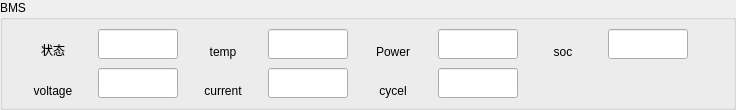
            <widget class="QGroupBox" name="groupBox_bms">
             <property name="minimumSize">
              <size>
               <width>300</width>
               <height>110</height>
              </size>
             </property>
             <property name="maximumSize">
              <size>
               <width>5200</width>
               <height>110</height>
              </size>
             </property>
             <property name="title">
              <string>BMS</string>
             </property>
             <layout class="QGridLayout" name="gridLayout_13">
              <property name="leftMargin">
               <number>5</number>
              </property>
              <property name="topMargin">
               <number>0</number>
              </property>
              <property name="rightMargin">
               <number>5</number>
              </property>
              <property name="bottomMargin">
               <number>0</number>
              </property>
              <property name="spacing">
               <number>0</number>
              </property>
              <item row="3" column="3">
               <widget class="QLineEdit" name="lineEdit_battery_current">
                <property name="minimumSize">
                 <size>
                  <width>80</width>
                  <height>30</height>
                 </size>
                </property>
                <property name="maximumSize">
                 <size>
                  <width>80</width>
                  <height>30</height>
                 </size>
                </property>
                <property name="text">
                 <string/>
                </property>
                <property name="alignment">
                 <set>Qt::AlignLeading|Qt::AlignLeft|Qt::AlignVCenter</set>
                </property>
               </widget>
              </item>
              <item row="1" column="3">
               <widget class="QLineEdit" name="lineEdit_battery_temp">
                <property name="minimumSize">
                 <size>
                  <width>80</width>
                  <height>30</height>
                 </size>
                </property>
                <property name="maximumSize">
                 <size>
                  <width>80</width>
                  <height>30</height>
                 </size>
                </property>
                <property name="text">
                 <string/>
                </property>
                <property name="alignment">
                 <set>Qt::AlignLeading|Qt::AlignLeft|Qt::AlignVCenter</set>
                </property>
               </widget>
              </item>
              <item row="1" column="5">
               <widget class="QLineEdit" name="lineEdit_battery_power">
                <property name="minimumSize">
                 <size>
                  <width>80</width>
                  <height>30</height>
                 </size>
                </property>
                <property name="maximumSize">
                 <size>
                  <width>80</width>
                  <height>30</height>
                 </size>
                </property>
                <property name="text">
                 <string/>
                </property>
                <property name="alignment">
                 <set>Qt::AlignLeading|Qt::AlignLeft|Qt::AlignVCenter</set>
                </property>
               </widget>
              </item>
              <item row="1" column="13">
               <widget class="QLabel" name="label_79">
                <property name="minimumSize">
                 <size>
                  <width>90</width>
                  <height>30</height>
                 </size>
                </property>
                <property name="maximumSize">
                 <size>
                  <width>90</width>
                  <height>30</height>
                 </size>
                </property>
                <property name="text">
                 <string>soc</string>
                </property>
                <property name="alignment">
                 <set>Qt::AlignBottom|Qt::AlignHCenter</set>
                </property>
               </widget>
              </item>
              <item row="1" column="1">
               <widget class="QLineEdit" name="lineEdit_battery_state">
                <property name="minimumSize">
                 <size>
                  <width>80</width>
                  <height>30</height>
                 </size>
                </property>
                <property name="maximumSize">
                 <size>
                  <width>80</width>
                  <height>30</height>
                 </size>
                </property>
                <property name="text">
                 <string/>
                </property>
                <property name="alignment">
                 <set>Qt::AlignLeading|Qt::AlignLeft|Qt::AlignVCenter</set>
                </property>
               </widget>
              </item>
              <item row="1" column="0">
               <widget class="QLabel" name="label_73">
                <property name="minimumSize">
                 <size>
                  <width>90</width>
                  <height>30</height>
                 </size>
                </property>
                <property name="maximumSize">
                 <size>
                  <width>90</width>
                  <height>30</height>
                 </size>
                </property>
                <property name="text">
                 <string>状态</string>
                </property>
                <property name="alignment">
                 <set>Qt::AlignBottom|Qt::AlignHCenter</set>
                </property>
               </widget>
              </item>
              <item row="3" column="0">
               <widget class="QLabel" name="label_70">
                <property name="minimumSize">
                 <size>
                  <width>90</width>
                  <height>30</height>
                 </size>
                </property>
                <property name="maximumSize">
                 <size>
                  <width>90</width>
                  <height>30</height>
                 </size>
                </property>
                <property name="text">
                 <string>voltage</string>
                </property>
                <property name="alignment">
                 <set>Qt::AlignBottom|Qt::AlignHCenter</set>
                </property>
               </widget>
              </item>
              <item row="3" column="4">
               <widget class="QLabel" name="label_78">
                <property name="minimumSize">
                 <size>
                  <width>90</width>
                  <height>30</height>
                 </size>
                </property>
                <property name="maximumSize">
                 <size>
                  <width>90</width>
                  <height>30</height>
                 </size>
                </property>
                <property name="text">
                 <string>cycel</string>
                </property>
                <property name="alignment">
                 <set>Qt::AlignBottom|Qt::AlignHCenter</set>
                </property>
               </widget>
              </item>
              <item row="1" column="15">
               <spacer name="horizontalSpacer_3">
                <property name="orientation">
                 <enum>Qt::Horizontal</enum>
                </property>
                <property name="sizeHint" stdset="0">
                 <size>
                  <width>40</width>
                  <height>20</height>
                 </size>
                </property>
               </spacer>
              </item>
              <item row="1" column="2">
               <widget class="QLabel" name="label_80">
                <property name="minimumSize">
                 <size>
                  <width>90</width>
                  <height>30</height>
                 </size>
                </property>
                <property name="maximumSize">
                 <size>
                  <width>90</width>
                  <height>30</height>
                 </size>
                </property>
                <property name="text">
                 <string>temp</string>
                </property>
                <property name="alignment">
                 <set>Qt::AlignBottom|Qt::AlignHCenter</set>
                </property>
               </widget>
              </item>
              <item row="3" column="5">
               <widget class="QLineEdit" name="lineEdit_battery_cycel">
                <property name="minimumSize">
                 <size>
                  <width>80</width>
                  <height>30</height>
                 </size>
                </property>
                <property name="maximumSize">
                 <size>
                  <width>80</width>
                  <height>30</height>
                 </size>
                </property>
                <property name="text">
                 <string/>
                </property>
                <property name="alignment">
                 <set>Qt::AlignLeading|Qt::AlignLeft|Qt::AlignVCenter</set>
                </property>
               </widget>
              </item>
              <item row="3" column="2">
               <widget class="QLabel" name="label_77">
                <property name="minimumSize">
                 <size>
                  <width>90</width>
                  <height>30</height>
                 </size>
                </property>
                <property name="maximumSize">
                 <size>
                  <width>90</width>
                  <height>30</height>
                 </size>
                </property>
                <property name="text">
                 <string>current</string>
                </property>
                <property name="alignment">
                 <set>Qt::AlignBottom|Qt::AlignHCenter</set>
                </property>
               </widget>
              </item>
              <item row="3" column="1">
               <widget class="QLineEdit" name="lineEdit_battery_vol">
                <property name="minimumSize">
                 <size>
                  <width>80</width>
                  <height>30</height>
                 </size>
                </property>
                <property name="maximumSize">
                 <size>
                  <width>80</width>
                  <height>30</height>
                 </size>
                </property>
                <property name="text">
                 <string/>
                </property>
                <property name="alignment">
                 <set>Qt::AlignLeading|Qt::AlignLeft|Qt::AlignVCenter</set>
                </property>
               </widget>
              </item>
              <item row="1" column="4">
               <widget class="QLabel" name="label_128">
                <property name="minimumSize">
                 <size>
                  <width>90</width>
                  <height>30</height>
                 </size>
                </property>
                <property name="maximumSize">
                 <size>
                  <width>90</width>
                  <height>30</height>
                 </size>
                </property>
                <property name="text">
                 <string>Power</string>
                </property>
                <property name="alignment">
                 <set>Qt::AlignBottom|Qt::AlignHCenter</set>
                </property>
               </widget>
              </item>
              <item row="1" column="14">
               <widget class="QLineEdit" name="lineEdit_battery_soc">
                <property name="minimumSize">
                 <size>
                  <width>80</width>
                  <height>30</height>
                 </size>
                </property>
                <property name="maximumSize">
                 <size>
                  <width>80</width>
                  <height>30</height>
                 </size>
                </property>
                <property name="text">
                 <string/>
                </property>
                <property name="alignment">
                 <set>Qt::AlignLeading|Qt::AlignLeft|Qt::AlignVCenter</set>
                </property>
               </widget>
              </item>
             </layout>
            </widget>
